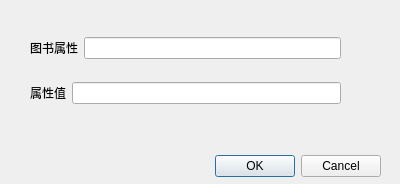
<?xml version="1.0" encoding="UTF-8"?>
<ui version="4.0">
 <class>book_single_search</class>
 <widget class="QDialog" name="book_single_search">
  <property name="geometry">
   <rect>
    <x>0</x>
    <y>0</y>
    <width>400</width>
    <height>184</height>
   </rect>
  </property>
  <property name="windowTitle">
   <string>Dialog</string>
  </property>
  <widget class="QDialogButtonBox" name="buttonBox">
   <property name="geometry">
    <rect>
     <x>40</x>
     <y>150</y>
     <width>341</width>
     <height>32</height>
    </rect>
   </property>
   <property name="orientation">
    <enum>Qt::Horizontal</enum>
   </property>
   <property name="standardButtons">
    <set>QDialogButtonBox::Cancel|QDialogButtonBox::Ok</set>
   </property>
  </widget>
  <widget class="QWidget" name="">
   <property name="geometry">
    <rect>
     <x>30</x>
     <y>20</y>
     <width>311</width>
     <height>101</height>
    </rect>
   </property>
   <layout class="QVBoxLayout" name="verticalLayout">
    <item>
     <layout class="QHBoxLayout" name="horizontalLayout">
      <item>
       <widget class="QLabel" name="label">
        <property name="text">
         <string>图书属性</string>
        </property>
       </widget>
      </item>
      <item>
       <widget class="QLineEdit" name="attribute"/>
      </item>
     </layout>
    </item>
    <item>
     <layout class="QHBoxLayout" name="horizontalLayout_2">
      <item>
       <widget class="QLabel" name="label_2">
        <property name="text">
         <string>属性值</string>
        </property>
       </widget>
      </item>
      <item>
       <widget class="QLineEdit" name="attri_value"/>
      </item>
     </layout>
    </item>
   </layout>
  </widget>
 </widget>
 <resources/>
 <connections>
  <connection>
   <sender>buttonBox</sender>
   <signal>accepted()</signal>
   <receiver>book_single_search</receiver>
   <slot>accept()</slot>
   <hints>
    <hint type="sourcelabel">
     <x>248</x>
     <y>254</y>
    </hint>
    <hint type="destinationlabel">
     <x>157</x>
     <y>274</y>
    </hint>
   </hints>
  </connection>
  <connection>
   <sender>buttonBox</sender>
   <signal>rejected()</signal>
   <receiver>book_single_search</receiver>
   <slot>reject()</slot>
   <hints>
    <hint type="sourcelabel">
     <x>316</x>
     <y>260</y>
    </hint>
    <hint type="destinationlabel">
     <x>286</x>
     <y>274</y>
    </hint>
   </hints>
  </connection>
 </connections>
</ui>
